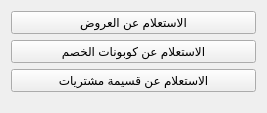
             <widget class="QWidget" name="page_15">
              <property name="geometry">
               <rect>
                <x>0</x>
                <y>0</y>
                <width>267</width>
                <height>113</height>
               </rect>
              </property>
              <attribute name="label">
               <string>تقارير العروض والخصومات</string>
              </attribute>
              <layout class="QGridLayout" name="gridLayout_26">
               <item row="0" column="0">
                <layout class="QVBoxLayout" name="verticalLayout_7">
                 <item>
                  <widget class="QPushButton" name="QAct_Report_Promotion_1">
                   <property name="text">
                    <string>الاستعلام عن العروض</string>
                   </property>
                  </widget>
                 </item>
                 <item>
                  <widget class="QPushButton" name="QAct_Report_Promotion_2">
                   <property name="text">
                    <string>الاستعلام عن كوبونات الخصم</string>
                   </property>
                  </widget>
                 </item>
                 <item>
                  <widget class="QPushButton" name="QAct_Report_Promotion_3">
                   <property name="text">
                    <string>الاستعلام عن قسيمة مشتريات</string>
                   </property>
                  </widget>
                 </item>
                 <item>
                  <spacer name="verticalSpacer_17">
                   <property name="orientation">
                    <enum>Qt::Vertical</enum>
                   </property>
                   <property name="sizeHint" stdset="0">
                    <size>
                     <width>20</width>
                     <height>40</height>
                    </size>
                   </property>
                  </spacer>
                 </item>
                </layout>
               </item>
              </layout>
             </widget>
